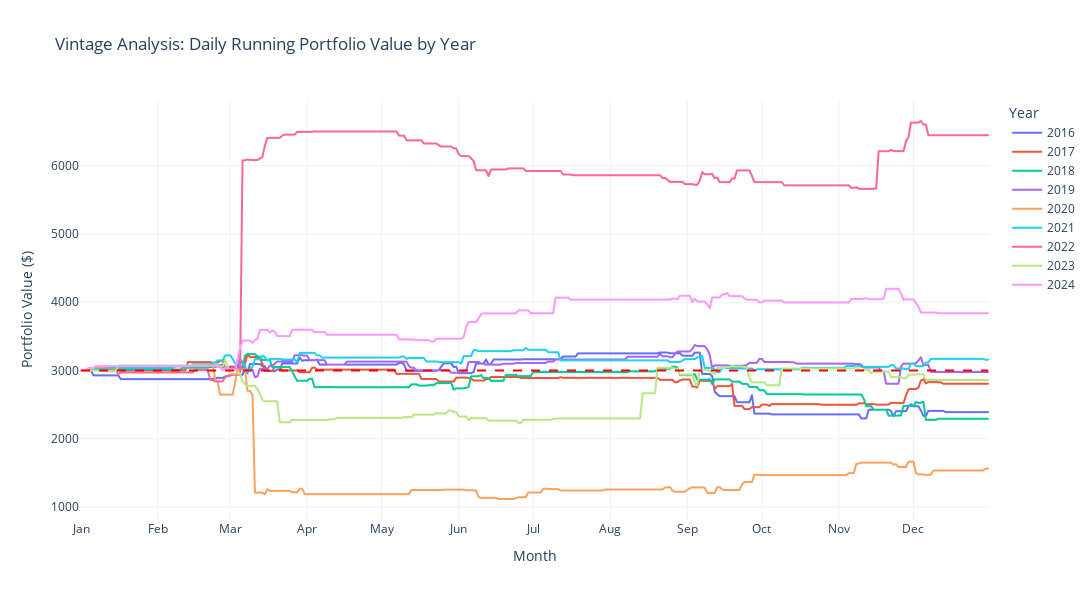

The code cell stored with this chart in its notebook:
### Code cell
plot_vintage_analysis(results_trades, initial_investment=investment, min_year=2016, max_year=2024)

### Figure 1 — Plotly figure (JSON) as saved in the notebook; plotly's stock layout.template omitted (floating-point values rounded to 4 significant figures; data arrays with more than 128 entries replaced by an {"elided": "..."} marker saying what was removed)
{"data": [{"hovertemplate": "Year=2016<br>Month=%{x}<br>Portfolio Value ($)=%{y}<extra></extra>", "legendgroup": "2016", "line": {"color": "#636efa", "dash": "solid"}, "marker": {"symbol": "circle"}, "mode": "lines", "name": "2016", "showlegend": true, "type": "scattergl", "x": {"elided": "366 str values"}, "xaxis": "x", "y": {"elided": "366 float values"}, "yaxis": "y"}, {"hovertemplate": "Year=2017<br>Month=%{x}<br>Portfolio Value ($)=%{y}<extra></extra>", "legendgroup": "2017", "line": {"color": "#EF553B", "dash": "solid"}, "marker": {"symbol": "circle"}, "mode": "lines", "name": "2017", "showlegend": true, "type": "scattergl", "x": {"elided": "365 str values"}, "xaxis": "x", "y": {"elided": "365 float values"}, "yaxis": "y"}, {"hovertemplate": "Year=2018<br>Month=%{x}<br>Portfolio Value ($)=%{y}<extra></extra>", "legendgroup": "2018", "line": {"color": "#00cc96", "dash": "solid"}, "marker": {"symbol": "circle"}, "mode": "lines", "name": "2018", "showlegend": true, "type": "scattergl", "x": {"elided": "365 str values"}, "xaxis": "x", "y": {"elided": "365 float values"}, "yaxis": "y"}, {"hovertemplate": "Year=2019<br>Month=%{x}<br>Portfolio Value ($)=%{y}<extra></extra>", "legendgroup": "2019", "line": {"color": "#ab63fa", "dash": "solid"}, "marker": {"symbol": "circle"}, "mode": "lines", "name": "2019", "showlegend": true, "type": "scattergl", "x": {"elided": "365 str values"}, "xaxis": "x", "y": {"elided": "365 float values"}, "yaxis": "y"}, {"hovertemplate": "Year=2020<br>Month=%{x}<br>Portfolio Value ($)=%{y}<extra></extra>", "legendgroup": "2020", "line": {"color": "#FFA15A", "dash": "solid"}, "marker": {"symbol": "circle"}, "mode": "lines", "name": "2020", "showlegend": true, "type": "scattergl", "x": {"elided": "366 str values"}, "xaxis": "x", "y": {"elided": "366 float values"}, "yaxis": "y"}, {"hovertemplate": "Year=2021<br>Month=%{x}<br>Portfolio Value ($)=%{y}<extra></extra>", "legendgroup": "2021", "line": {"color": "#19d3f3", "dash": "solid"}, "marker": {"symbol": "circle"}, "mode": "lines", "name": "2021", "showlegend": true, "type": "scattergl", "x": {"elided": "365 str values"}, "xaxis": "x", "y": {"elided": "365 float values"}, "yaxis": "y"}, {"hovertemplate": "Year=2022<br>Month=%{x}<br>Portfolio Value ($)=%{y}<extra></extra>", "legendgroup": "2022", "line": {"color": "#FF6692", "dash": "solid"}, "marker": {"symbol": "circle"}, "mode": "lines", "name": "2022", "showlegend": true, "type": "scattergl", "x": {"elided": "365 str values"}, "xaxis": "x", "y": {"elided": "365 float values"}, "yaxis": "y"}, {"hovertemplate": "Year=2023<br>Month=%{x}<br>Portfolio Value ($)=%{y}<extra></extra>", "legendgroup": "2023", "line": {"color": "#B6E880", "dash": "solid"}, "marker": {"symbol": "circle"}, "mode": "lines", "name": "2023", "showlegend": true, "type": "scattergl", "x": {"elided": "365 str values"}, "xaxis": "x", "y": {"elided": "365 float values"}, "yaxis": "y"}, {"hovertemplate": "Year=2024<br>Month=%{x}<br>Portfolio Value ($)=%{y}<extra></extra>", "legendgroup": "2024", "line": {"color": "#FF97FF", "dash": "solid"}, "marker": {"symbol": "circle"}, "mode": "lines", "name": "2024", "showlegend": true, "type": "scattergl", "x": {"elided": "366 str values"}, "xaxis": "x", "y": {"elided": "366 float values"}, "yaxis": "y"}], "layout": {"height": 600, "legend": {"title": {"text": "Year"}, "tracegroupgap": 0}, "shapes": [{"line": {"color": "red", "dash": "dash"}, "type": "line", "x0": "2000-01-01T00:00:00", "x1": "2000-12-31T00:00:00", "xref": "x", "y0": 3000, "y1": 3000, "yref": "y"}], "title": {"text": "Vintage Analysis: Daily Running Portfolio Value by Year"}, "width": 1200, "xaxis": {"anchor": "y", "domain": [0, 1], "dtick": "M1", "tickformat": "%b", "title": {"text": "Month"}}, "yaxis": {"anchor": "x", "domain": [0, 1], "title": {"text": "Portfolio Value ($)"}}}}
